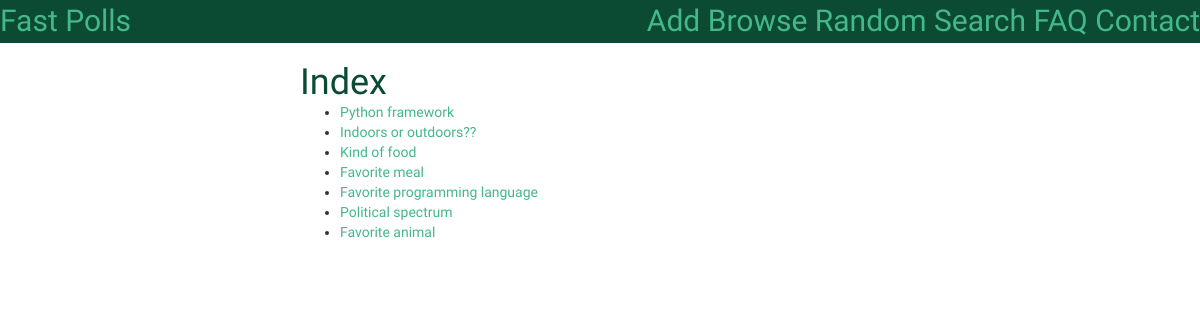
Screenshot of /polls/ with the database file from the repository.
### polls/models.py (models this page shows, shortened)
class Question(models.Model):
    title = models.CharField(max_length=100)
    question_text = models.CharField(max_length=300)
    pub_date = models.DateTimeField('Publication Date')

### polls/views.py (the view)
def index(request):
    latest_question_list = Question.objects.order_by('-pub_date')  # sortowanie wedlug daty
    template = loader.get_template('polls/index.html')
    context = {
        'latest_question_list': latest_question_list,
    }
    return HttpResponse(template.render(context, request))

### templates/polls/index.html
{% extends 'fast_polls/base.html' %}
{% block main %}
    <h1>{% block title %}Index{% endblock %}</h1>
    {% if latest_question_list %}
        <ul>
            {% for question in latest_question_list %}
                <li><a href="{% url 'polls:vote' question.id %}">{{ question.title }}</a></li>
            {% endfor %}
        </ul>
    {% else %}
        <p>No polls are available.</p>
    {% endif %}
{% endblock %}

### polls/static/style.css (style rules this page uses)
* { font-family: 'Lobster'; }
a { outline: none !important; text-decoration: none !important; }
h1, form, a:hover, h3, button { color: #0c4b33; display: inline; }
a { color: #44b78b; }

### rows the page displays
Question: title "Python framework"
Question: title "Indoors or outdoors??"
Question: title "Kind of food"
Question: title "Favorite meal"
Question: title "Favorite programming language"
Question: title "Political spectrum"
Question: title "Favorite animal"
